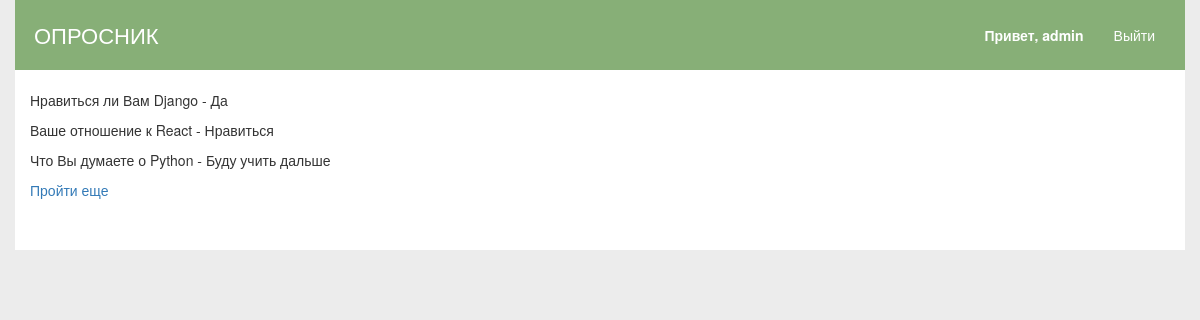
/quest/1/result (signed in), run on an earlier commit of the app's database.
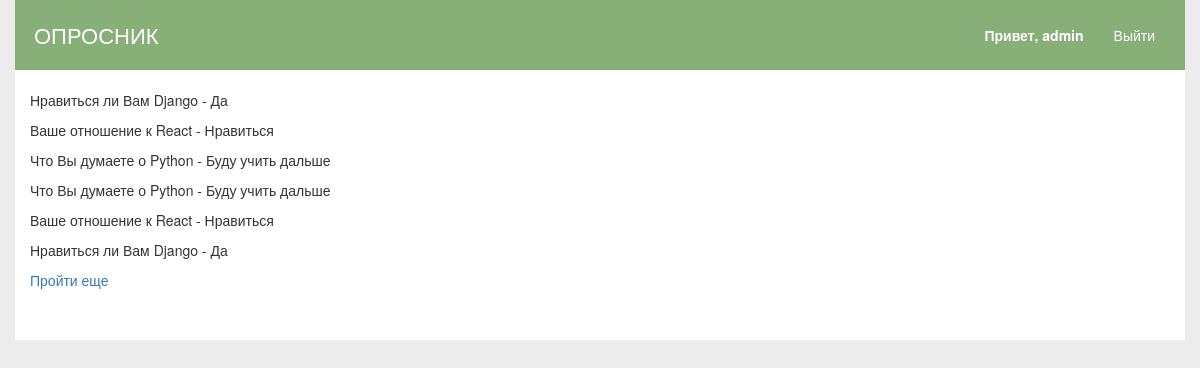
And on a later commit of the database.
### quest/models.py (models this page shows, shortened)
class Choise_result(models.Model):
    quest = models.ForeignKey(Quest, on_delete=models.CASCADE)
    question = models.ForeignKey(Question, on_delete=models.CASCADE)
    choise = models.ForeignKey(Choise, on_delete=models.CASCADE)
    user = models.ForeignKey(User, on_delete=models.CASCADE)
    class Meta:
        verbose_name = u'Результат опроса'
        verbose_name_plural = u'Результаты опросов'

class Question(models.Model):
    question_text = models.CharField(max_length=255)
    choise_type = models.ForeignKey(Choise_type, on_delete=models.CASCADE)
    quest = models.ForeignKey(Quest, on_delete=models.CASCADE)
    class Meta:
        verbose_name = u'Вопрос'
        verbose_name_plural = u'Вопросы'
    def __str__(self):
        return self.question_text

class Choise(models.Model):
    choice_text = models.CharField(max_length=255)
    question = models.ForeignKey(Question, on_delete=models.CASCADE)
    class Meta:
        verbose_name = u'Вариант ответа'
        verbose_name_plural = u'Варианты ответов'
    def __str__(self):
        return self.choice_text

### quest/views.py (the view)
# urls.py: url(r'^(?P<quest_id>[0-9]+)/result', views.quest_result, name='result'),
@login_required(login_url="/login")
def quest_result(request, quest_id):
    quest = get_object_or_404(Quest, pk=quest_id)
    ch_result = get_list_or_404(Choise_result, quest=quest, user=request.user)
    return render(
        request=request,
        template_name="quest/quest_result.html",
        context={'result': ch_result, "title": quest.title}
    )

### quest/templates/quest/quest_result.html (shortened to what this page needs)
{% extends "home/layout.html" %}
{% block content %}
{% for choice in result %}
    <p>{{choice.question}} - {{choice.choise}}</p>
{% endfor %}
<a href="{% url 'quest:index' %}">Пройти еще</a>
{% endblock %}

### home/templates/home/layout.html (shortened to what this page needs)
<!DOCTYPE html>
<html lang="en">
<head>
    {% load staticfiles %}
    <link rel="stylesheet" type="text/css" href="{% static 'home/libraries/bootstrap/dist/css/bootstrap.css' %}"/>
    <link rel="stylesheet" type="text/css" href="{% static 'home/css/style.css' %}"/>
</head>
<body>
<div class="container">
    <div class="row">
        <header class="clearfix">{% include "home/header.html" %}</header>
        <section class="content col-md-12">
            {% block content %}{% endblock %}
        </section>
    </div>
</div>
</body>
</html>

### home/templates/home/header.html
<div class="logo">ОПРОСНИК</div>
{% if request.user.is_authenticated %}
<ul class="nav">
    <li><a href="#"><b>Привет, {{request.user.username}}</b></a></li>
    <li><a href="{% url 'logout' %}?next={% url 'home:index' %}">Выйти</a></li>
</ul>
{% else %}
<ul class="nav">
    <li><a href="{% url 'login' %}?next={% url 'quest:index' %}">Войти</a></li>
</ul>
{% endif %}

### home/static/home/css/style.css (style rules this page uses)
body { background: #ececec; }
section { background: #ffffff; }
.content { padding-bottom: 50px; }
header { background: #87af77; padding: 15px; }
header a { color: #fff; }
header ul.nav { float: right; }
header ul li { float: left; list-style: none; }
header .logo { float: left; padding: 4px; font-size: 22px; color: #ffffff; }

What changed in the data, as far as the page shows it:
added Choise_result: question "Что Вы думаете о Python", choise "Буду учить дальше"
added Choise_result: question "Ваше отношение к React", choise "Нравиться"
added Choise_result: question "Нравиться ли Вам Django", choise "Да"
